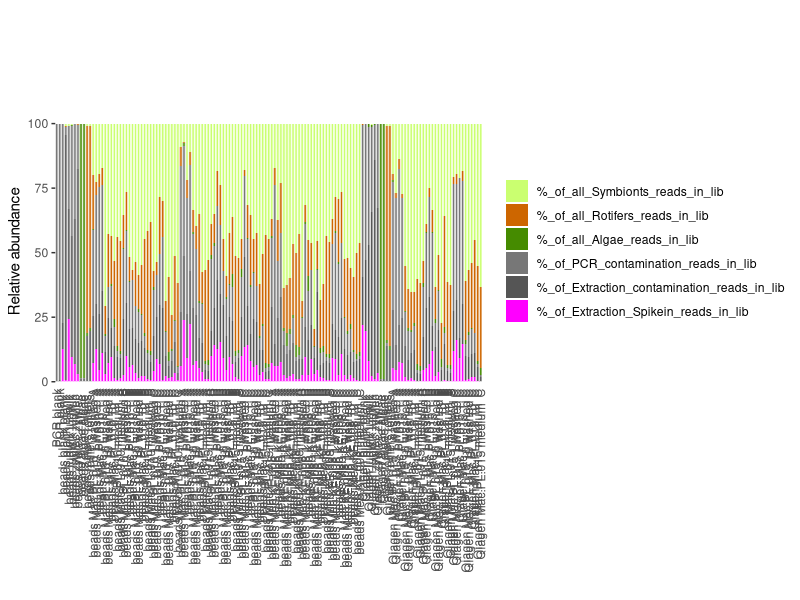

R code for this plot:
library(reshape2)
library(ggplot2)

samples<- read.csv("../EXPERIMENT2/SAMPLES_EXPERIMENT2.csv",sep="\t", header=T)
Statistic_table<- read.csv("../EXPERIMENT2/Results/Statistics_table.txt",sep="\t",header=T,row.names=1)

percentages<-Statistic_table[c(12,22,21,13,14,17),  ] 
melted<-melt(t(percentages))

melted$REPLICATE<-t( samples[1, paste0(melted[,1])])


melted$EXTRACTION<-t( samples[2, paste0(melted[,1])])
melted$EXTRACTION[melted$EXTRACTION=="Chelex"]<-"1.Chelex"
melted$EXTRACTION[melted$EXTRACTION=="beads"]<-"2.SPRIbeads"
melted$SPECIES<-t( samples[3, paste0(melted[,1])])
melted$BLANK_TYPE<-t( samples[4, paste0(melted[,1])])
melted$N<-t( samples[5, paste0(melted[,1])])
melted$WASHED<-t( samples[6, paste0(melted[,1])])
melted$EXPERIMENT<-t( samples[9, paste0(melted[,1])])
melted$GENUS<-t( samples[10, paste0(melted[,1])])
melted$SAMPLE_NAME<-t( samples[11, paste0(melted[,1])])
melted$BLANK_TYPE[melted$BLANK_TYPE=="blank"]<-"0.blank"
melted$BLANK_TYPE[melted$BLANK_TYPE=="ludwik"]<-"1.ludwik"
melted$BLANK_TYPE[melted$BLANK_TYPE=="zywiec"]<-"1.zywiec"
melted$BLANK_TYPE[melted$BLANK_TYPE=="algae"]<-"2.algae"
melted$BLANK_TYPE[melted$BLANK_TYPE=="rotifers"]<-"3.algae"
melted$BLANK_TYPE[melted$BLANK_TYPE==""]<-"4.not_blank"
melted$SAMPLE<-melted[,1]
melted$WITH_REPLICATES<-melted$REPLICATE %in% c("A","B","C")
melted$NAME<-paste(melted$EXTRACTION, melted$SPECIES,melted$REPLICATE,melted$N)



COLORS<-c("darkolivegreen1","darkorange3","chartreuse4","#777777","#555555","#ff00ff")

THEME<-theme(panel.margin=unit(c(0), "lines"),  axis.ticks.x=element_blank(), panel.grid.major=element_blank(),panel.grid.minor=element_blank(),panel.border=element_rect(colour = "#ffffff", fill=NA, size=0.5), strip.background = element_blank(),axis.text.x = element_text(angle = 90, vjust = 0.5, hjust=1),strip.text   = element_text(size=0),legend.title=element_blank() )



dev.new()
svg("EXPERIMENT_2_contamination_plot.svg",width=20,height=9)

ggplot( melted, aes(x=SAMPLE_NAME,y=value,fill=Var2) )+geom_bar(stat="identity",position="stack", width=2)+ theme(panel.border = element_blank() ,panel.background = element_blank() )+facet_grid(~EXTRACTION+WITH_REPLICATES+BLANK_TYPE+GENUS+SPECIES+REPLICATE+N+SAMPLE, scales = "free", space = "free")+THEME+ scale_y_continuous(limits = c(0,101), expand = c(0, 0))+scale_fill_manual(values=COLORS)+xlab("")+ylab("Relative abundance")
dev.off()


